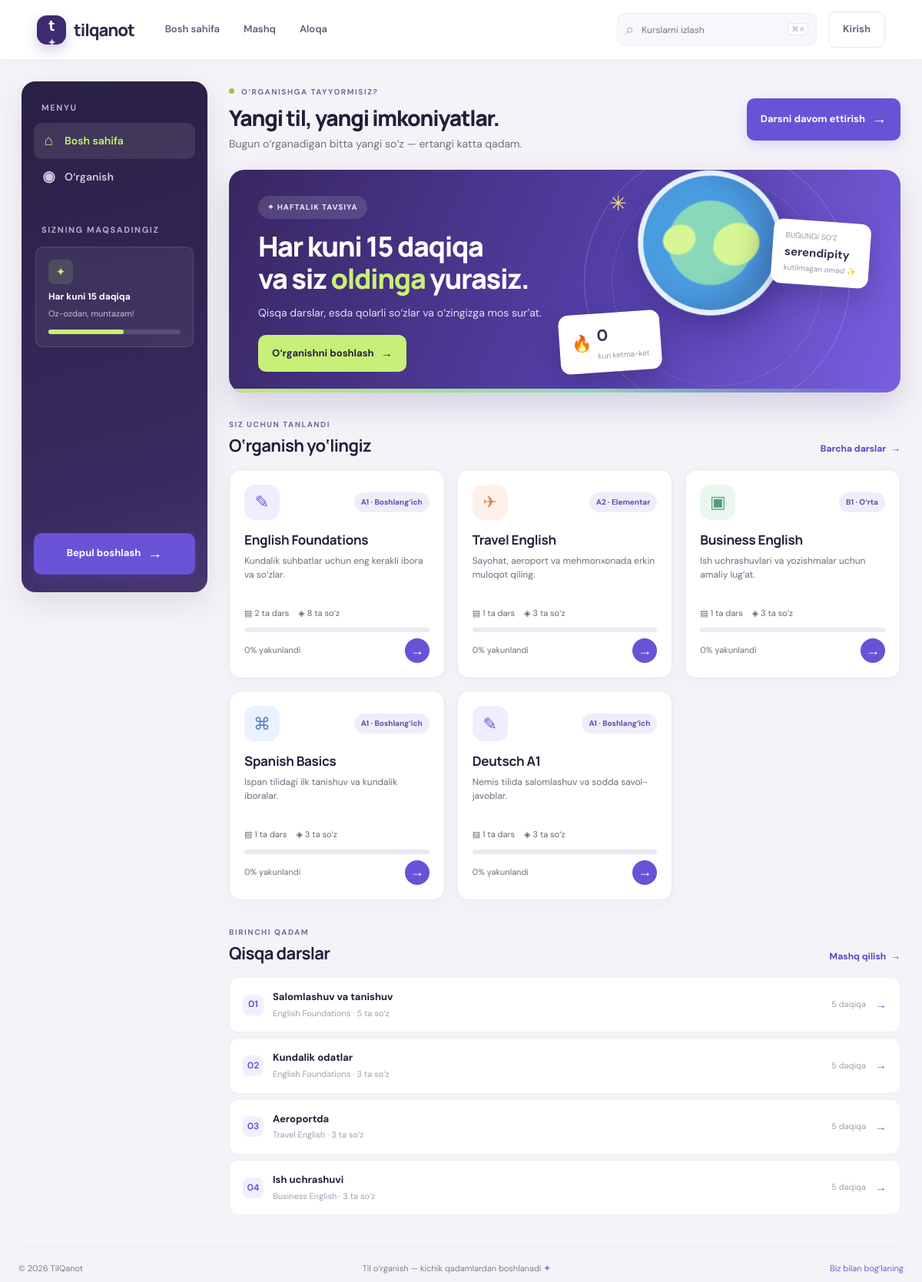
The page / on the database its author committed.
### tables this page shows
CREATE TABLE courses (
  id BIGINT UNSIGNED AUTO_INCREMENT PRIMARY KEY,
  title VARCHAR(150) NOT NULL,
  language VARCHAR(60) NOT NULL DEFAULT 'English',
  level VARCHAR(40) NOT NULL,
  description TEXT NOT NULL,
  accent VARCHAR(24) NOT NULL DEFAULT '#6c62ef',
  is_published TINYINT(1) NOT NULL DEFAULT 1,
  created_at TIMESTAMP NOT NULL DEFAULT CURRENT_TIMESTAMP
);

CREATE TABLE lessons (
  id BIGINT UNSIGNED AUTO_INCREMENT PRIMARY KEY,
  course_id BIGINT UNSIGNED NOT NULL,
  title VARCHAR(150) NOT NULL,
  unit_no SMALLINT UNSIGNED NOT NULL DEFAULT 1,
  summary TEXT NOT NULL,
  created_at TIMESTAMP NOT NULL DEFAULT CURRENT_TIMESTAMP,
  CONSTRAINT fk_lessons_course FOREIGN KEY (course_id) REFERENCES courses(id) ON DELETE CASCADE
);

### app/Core/Controller.php (called while the page is built, shortened)
<?php
abstract class Controller {
    protected function render(string $view, array $data = []): void {
        extract($data, EXTR_SKIP);
        $user = $_SESSION['user'] ?? null;
        require dirname(__DIR__) . '/Views/layout.php';
    }
}

### app/Controllers/HomeController.php (called while the page is built, shortened)
<?php
final class HomeController extends Controller {
    public function index(): void {
        $db=Database::connection(); $model=new Course($db); $q=trim((string)($_GET['q'] ?? ''));
        $courses=$model->all($q ?: null); $lessons=$model->lessons(); $user=$_SESSION['user'] ?? null;
        $stats=['words'=>0,'learned'=>0,'streak'=>0];
        $this->render('home', compact('courses','lessons','q','stats'));
    }
}

### app/Models/Course.php (called while the page is built, shortened)
<?php
final class Course {
    public function all(?string $search = null): array {
        $sql = "SELECT c.*, COUNT(DISTINCT l.id) lessons_count, COUNT(DISTINCT v.id) words_count FROM courses c LEFT JOIN lessons l ON l.course_id=c.id LEFT JOIN vocabulary v ON v.lesson_id=l.id WHERE c.is_published=1";
        $args=[]; if ($search) { $sql .= ' AND (c.title LIKE ? OR c.description LIKE ? OR c.level LIKE ? OR c.language LIKE ?)'; $q='%'.$search.'%'; $args=[$q,$q,$q,$q]; }
        $sql .= ' GROUP BY c.id ORDER BY c.id'; $s=$this->db->prepare($sql); $s->execute($args); return $s->fetchAll();
    }
    public function lessons(): array { return $this->db->query('SELECT l.*, c.title course_title, COUNT(v.id) words_count FROM lessons l JOIN courses c ON c.id=l.course_id LEFT JOIN vocabulary v ON v.lesson_id=l.id WHERE c.is_published=1 GROUP BY l.id ORDER BY c.id,l.unit_no')->fetchAll(); }
}

### app/Views/home.php (the view, shortened to what this page needs)
<div class="welcome-row"><div><div class="eyebrow"><span class="eyebrow-dot"></span> O‘RGANISHGA TAYYORMISIZ?</div><h1><?= $user ? 'Salom, '.htmlspecialchars($user['name'],ENT_QUOTES,'UTF-8').'!' : 'Yangi til, yangi imkoniyatlar.' ?></h1><p class="lead">Bugun o‘rganadigan bitta yangi so‘z — ertangi katta qadam.</p></div><a href="index.php?route=learn" class="button button-primary">Darsni davom ettirish <span>→</span></a></div>
<div class="hero-banner"><div class="hero-copy"><span class="pill pill-light">✦ HAFTALIK TAVSIYA</span><h2>Har kuni 15 daqiqa<br>va siz <em>oldinga</em> yurasiz.</h2><p>Qisqa darslar, esda qolarli so‘zlar va o‘zingizga mos sur’at.</p><a href="index.php?route=learn" class="button button-white">O‘rganishni boshlash <span>→</span></a></div><div class="hero-art"><div class="orbit orbit-one"></div><div class="orbit orbit-two"></div><div class="globe">🌐</div><div class="float-card float-word"><small>BUGUNGI SO‘Z</small><b>serendipity</b><span>kutilmagan omad ✨</span></div><div class="float-card float-streak"><span>🔥</span><b><?= (int)($stats['streak']??0) ?></b><small>kun ketma-ket</small></div><div class="sparkle">✳</div></div></div>
<div class="section-heading"><div><div class="eyebrow">SIZ UCHUN TANLANDI</div><h2>O‘rganish yo‘lingiz</h2></div><a class="text-link" href="index.php?route=learn">Barcha darslar <span>→</span></a></div>
<div class="course-grid"><?php foreach($courses as $i=>$course): $icons=['✎','✈','▣','⌘']; ?><article class="course-card"><div class="course-top"><span class="course-icon ci-<?= $i%4 ?>"><?= $icons[$i%4] ?></span><span class="level-chip"><?= htmlspecialchars($course['level'],ENT_QUOTES,'UTF-8') ?></span></div><h3><?= htmlspecialchars($course['title'],ENT_QUOTES,'UTF-8') ?></h3><p><?= htmlspecialchars($course['description'],ENT_QUOTES,'UTF-8') ?></p><div class="course-meta"><span>▤ <?= (int)$course['lessons_count'] ?> ta dars</span><span>◈ <?= (int)$course['words_count'] ?> ta so‘z</span></div><div class="progress-line"><i style="width:<?= $user?min(92,10+($i*17)):0 ?>%"></i></div><div class="course-bottom"><span><?= $user?min(92,10+($i*17)):0 ?>% yakunlandi</span><a href="index.php?route=learn" aria-label="Kursni boshlash">→</a></div></article><?php endforeach; ?><?php if(!$courses): ?><div class="empty-state">Qidiruv bo‘yicha kurs topilmadi. Boshqa so‘z bilan izlab ko‘ring.</div><?php endif; ?></div>
<div class="section-heading section-heading-next"><div><div class="eyebrow">BIRINCHI QADAM</div><h2>Qisqa darslar</h2></div><a class="text-link" href="index.php?route=learn">Mashq qilish <span>→</span></a></div><div class="lesson-list"><?php foreach(array_slice($lessons,0,4) as $i=>$lesson): ?><a class="lesson-row" href="index.php?route=learn&lesson=<?= (int)$lesson['id'] ?>"><span class="lesson-number"><?= str_pad((string)($i+1),2,'0',STR_PAD_LEFT) ?></span><span class="lesson-details"><b><?= htmlspecialchars($lesson['title'],ENT_QUOTES,'UTF-8') ?></b><small><?= htmlspecialchars($lesson['course_title'],ENT_QUOTES,'UTF-8') ?> · <?= (int)$lesson['words_count'] ?> ta so‘z</small></span><span class="lesson-duration">5 daqiqa</span><span class="lesson-arrow">→</span></a><?php endforeach; ?></div>

### public/index.php (shortened to what this page needs)
<?php
require dirname(__DIR__).'/app/Core/Controller.php';
require dirname(__DIR__).'/app/Models/Course.php';
$route=(string)($_GET['route']??'home');
try {
    switch($route) {
        case 'home': (new HomeController())->index(); break;
    }
} catch (Throwable $e) {
    error_log((string)$e);
    http_response_code(500);
    if (($_GET['route']??'')==='') echo 'Ma’lumotlar bazasiga ulanib bo‘lmadi. README.md dagi sozlash bosqichlarini bajaring.';
    else echo 'Xatolik yuz berdi. Sozlamalarni tekshiring va qayta urinib ko‘ring.';
}

### app/Views/layout.php (shortened to what this page needs)
<!doctype html><html lang="uz"><head><link rel="stylesheet" href="assets/style.css"><link rel="stylesheet" href="assets/theme.css"></head><body>
<header class="topbar"><a class="brand" href="index.php"><span class="brand-mark">t<span>✦</span></span><span>tilqanot</span></a><nav class="topnav"><a href="index.php">Bosh sahifa</a><a href="index.php?route=learn">Mashq</a><a href="index.php?route=contact">Aloqa</a></nav><div class="top-actions"><label class="search-box"><span>⌕</span><form action="index.php" method="get"><input type="hidden" name="route" value="home"><input name="q" value="<?= htmlspecialchars((string)($q??''),ENT_QUOTES,'UTF-8') ?>" placeholder="Kurslarni izlash"></form><kbd>⌘ K</kbd></label><?php if($user): ?><a class="avatar" title="<?= htmlspecialchars($user['name'],ENT_QUOTES,'UTF-8') ?>" href="index.php?route=home"><?= htmlspecialchars(mb_strtoupper(mb_substr($user['name'],0,1)),ENT_QUOTES,'UTF-8') ?></a><?php else: ?><a class="button button-outline button-sm" href="index.php?route=login">Kirish</a><?php endif; ?></div><button class="menu-toggle" aria-label="Menyuni ochish">☰</button></header>
<main class="page-shell"><aside class="sidebar"><div class="side-label">MENYU</div><a class="side-link <?= in_array($_GET['route']??'home',['','home'])?'active':'' ?>" href="index.php"><span>⌂</span> Bosh sahifa</a><a class="side-link <?= ($_GET['route']??'')==='learn'?'active':'' ?>" href="index.php?route=learn"><span>◉</span> O‘rganish</a><?php if($user && in_array($user['role'],['admin','operator'],true)): ?><a class="side-link" href="index.php?route=admin"><span>⚙</span> Boshqaruv</a><?php endif; ?><div class="side-label side-label-spaced">SIZNING MAQSADINGIZ</div><div class="goal-card"><div class="goal-icon">✦</div><strong>Har kuni 15 daqiqa</strong><span>Oz-ozdan, muntazam!</span><div class="goal-track"><i></i></div></div><div class="sidebar-bottom"><?php if($user): ?><div class="user-row"><span class="avatar avatar-small"><?= htmlspecialchars(mb_strtoupper(mb_substr($user['name'],0,1)),ENT_QUOTES,'UTF-8') ?></span><span><b><?= htmlspecialchars($user['name'],ENT_QUOTES,'UTF-8') ?></b><small><?= $user['role']==='admin'?'Administrator':($user['role']==='operator'?'Muharrir':'O‘quvchi') ?></small></span><form method="post" action="index.php?route=logout"><input type="hidden" name="_token" value="<?= htmlspecialchars($_SESSION['csrf']??'',ENT_QUOTES,'UTF-8') ?>"><button class="icon-button" title="Chiqish">↗</button></form></div><?php else: ?><a class="button button-primary button-full" href="index.php?route=register">Bepul boshlash <span>→</span></a><?php endif; ?></div></aside><section class="content-area"><?php if($notice): ?><div class="flash" role="status"><?= htmlspecialchars($notice,ENT_QUOTES,'UTF-8') ?><button data-dismiss aria-label="Yopish">×</button></div><?php endif; ?><?php require __DIR__ . '/' . $view . '.php'; ?></section></main><footer class="footer"><span>© 2026 TilQanot</span><span>Til o‘rganish — kichik qadamlardan boshlanadi <b>✦</b></span><a href="index.php?route=contact">Biz bilan bog‘laning</a></footer></body></html>

### rows shown on the page
courses: i "✎", level "A1 · Boshlang‘ich", title "English Foundations", description "Kundalik suhbatlar uchun eng kerakli ibora va so‘zlar.", lessons_count "2", words_count "8"
courses: i "✈", level "A2 · Elementar", title "Travel English", description "Sayohat, aeroport va mehmonxonada erkin muloqot qiling.", lessons_count "1", words_count "3"
courses: i "▣", level "B1 · O‘rta", title "Business English", description "Ish uchrashuvlari va yozishmalar uchun amaliy lug‘at.", lessons_count "1", words_count "3"
courses: i "⌘", level "A1 · Boshlang‘ich", title "Spanish Basics", description "Ispan tilidagi ilk tanishuv va kundalik iboralar.", lessons_count "1", words_count "3"
courses: i "✎", level "A1 · Boshlang‘ich", title "Deutsch A1", description "Nemis tilida salomlashuv va sodda savol-javoblar.", lessons_count "1", words_count "3"
lessons: i "01", title "Salomlashuv va tanishuv", course.title "English Foundations", words_count "5"
lessons: i "02", title "Kundalik odatlar", course.title "English Foundations", words_count "3"
lessons: i "03", title "Aeroportda", course.title "Travel English", words_count "3"
lessons: i "04", title "Ish uchrashuvi", course.title "Business English", words_count "3"

### other values the page prints
$stats['streak'] "0"
